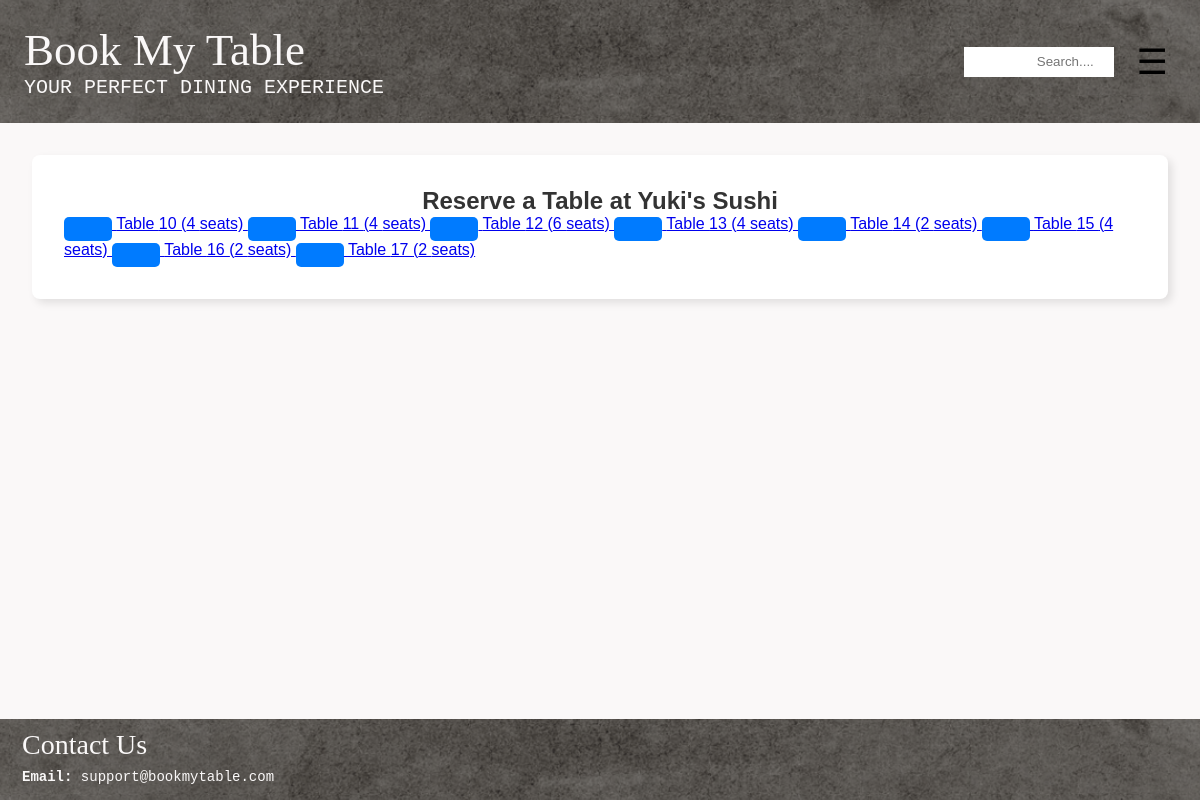
/restaurant/4/reserve_table/, run on the app's committed database.
### restaurant/models.py (models this page shows, shortened)
class Restaurant(models.Model):
    R_ID = models.AutoField(primary_key=True)
    R_Name = models.CharField(max_length=100)
    owner = models.OneToOneField('users.Owner', on_delete=models.CASCADE, related_name='restaurant')
    R_EmailAddress = models.EmailField(unique=True)
    R_ContactNumber = models.CharField(unique = True, max_length=15)
    R_Address = models.TextField() # this will allow for multiple addresses too
    R_Description = models.TextField(blank=True, null=True) #can be left blank, will store NULL if no value exists
    R_CuisineTypes = models.CharField(max_length=100)
    R_ReservationCost = models.DecimalField(max_digits=10, decimal_places=2)
    R_OpenHours = models.CharField(max_length=100) # e.g "Mon-Fri: 9:00AM - 8PM"
    Rating = models.DecimalField(decimal_places=2, default=0.0, max_digits=100)
    NetRevenue = models.DecimalField(max_digits=15, decimal_places=2, default=0.0)

class Component(models.Model):
    x_position = models.IntegerField(null=True, blank=True, default = 0)
    y_position = models.IntegerField(null=True, blank=True, default = 0)
    layout = models.ForeignKey('Layout', on_delete = models.CASCADE, related_name='components')
    type = models.CharField(max_length=50)
    class Meta:
        abstract = True

class Table(Component):
    T_ID = models.AutoField(primary_key=True)
    TableAvailability = [
        ('red', 'Reserved'),
        ('blue', 'Available'),
        ('yellow', 'Selected')
    ]
    T_SeatingCapacity = models.IntegerField()
    is_reserved = models.BooleanField(default=False)  # Track if the table is reserved
    color = models.CharField(max_length=6, default='blue', choices=TableAvailability)  # Options: 'red', 'blue', 'yellow'
    layout = models.ForeignKey(Layout, on_delete=models.CASCADE, related_name='tables')
    type = models.CharField(max_length=50, default='table', editable=False)

### restaurant/views.py (the view)
# urls.py: path('<int:R_ID>/reserve_table/', views.reserve_table, name='reserve_table'),
def reserve_table(request, R_ID):
    user_id = request.GET.get('user_id')  # Capture user_id from the query parameter
    restaurant = get_object_or_404(Restaurant, pk=R_ID)
    layout = Layout.objects.filter(restaurant=restaurant).first()
    tables = Table.objects.filter(layout=layout) if layout else []
    return render(request, 'restaurant/reserve_table.html', {
        'restaurant': restaurant,
        'tables': tables,
        'user_id': user_id  # Pass user_id to the template
    })

### restaurant/templates/restaurant/reserve_table.html (shortened to what this page needs)
{% extends "layout.html" %}
{% block content %}
<div class="container">
    <h2 class="text-center">Reserve a Table at {{ restaurant.R_Name }}</h2>
    {% if tables %}
        <div class="row justify-content-center">
            {% for table in tables %}
                <a href="{% url 'reservation_details' restaurant.R_ID table.T_ID %}?user_id={{ user_id }}" class="col-12 col-sm-6 col-md-4 mb-3">
                    <button class="button"></button>
                        Table {{ table.T_ID }} ({{ table.T_SeatingCapacity }} seats)
                </a>
            {% endfor %}
        </div>
    {% else %}
        <p>No tables available for this restaurant.</p>
    {% endif %}
</div>
{% endblock %}

### static/style.css (style rules this page uses)
* { margin: 0; padding: 0; box-sizing: border-box; }
html, body { height: 100%; margin: 0; }
body { font-family: Arial, sans-serif; background-color: #faf8f8; color: #333; display: flex; flex-direction: column; }
.button { background-color: #98989c; padding: 0.5rem 0.5rem; cursor: pointer; border-radius: 1px; border-color: black; top: 2%; left:2%; font-size: 20px; background: none; border: none; color: rgb(0, 0, 0); cursor: pointer; text-align: center; }
.container { max-width: 1200px; margin: 0 auto; padding: 2rem; background-color: #fff; border-radius: 8px; box-shadow: 4px 4px 8px rgba(0, 0, 0, 0.1); }
.button { display: inline-block; padding: 0.75rem 1.5rem; border: none; border-radius: 5px; background-color: #007BFF; color: #fff; font-size: 1rem; cursor: pointer; text-align: center; transition: background-color 0.3s; }
.text-center { text-align: center; }

### data on the page
Restaurant: R_Name "Yuki's Sushi"
Table: T_ID "10", T_SeatingCapacity "4"
Table: T_ID "11", T_SeatingCapacity "4"
Table: T_ID "12", T_SeatingCapacity "6"
Table: T_ID "13", T_SeatingCapacity "4"
Table: T_ID "14", T_SeatingCapacity "2"
Table: T_ID "15", T_SeatingCapacity "4"
Table: T_ID "16", T_SeatingCapacity "2"
Table: T_ID "17", T_SeatingCapacity "2"
